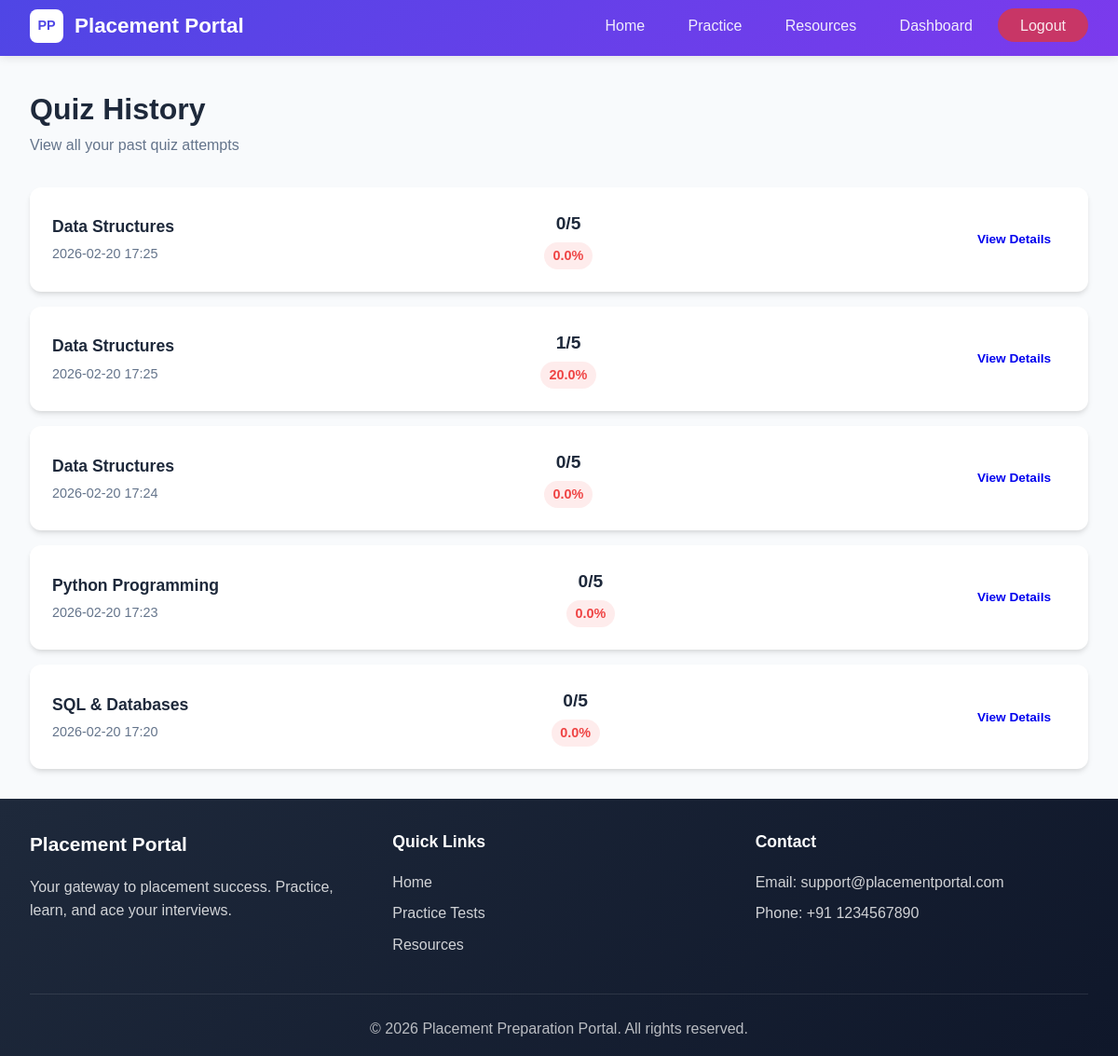
Page /quiz/history (signed in) on the committed database.
### app/models.py (models this page shows, shortened)
class Category(db.Model):
    __tablename__ = 'categories'
    id = db.Column(db.Integer, primary_key=True)
    name = db.Column(db.String(100), nullable=False)
    type = db.Column(db.String(50))  # 'aptitude' or 'technical'
    description = db.Column(db.Text)
    questions = db.relationship('Question', backref='category', lazy='dynamic',
                               cascade='all, delete-orphan')
    quiz_results = db.relationship('QuizResult', backref='category', lazy='dynamic')

class QuizResult(db.Model):
    __tablename__ = 'quiz_results'
    id = db.Column(db.Integer, primary_key=True)
    user_id = db.Column(db.Integer, db.ForeignKey('users.id'), nullable=False)
    category_id = db.Column(db.Integer, db.ForeignKey('categories.id'), nullable=False)
    score = db.Column(db.Integer)
    total_questions = db.Column(db.Integer)
    percentage = db.Column(db.Float)
    taken_at = db.Column(db.DateTime, default=datetime.utcnow)

### app/quiz/routes.py (the view)
@quiz.route('/history')
@login_required
def history():
    results = QuizResult.query.filter_by(user_id=current_user.id)\
        .order_by(QuizResult.taken_at.desc()).all()
    results_with_categories = []
    for result in results:
        category = Category.query.get(result.category_id)
        results_with_categories.append({
            'result': result,
            'category': category
        })
    return render_template('quiz/history.html', results_with_categories=results_with_categories)

### app/__init__.py (called while the page is built)
@login_manager.user_loader
def load_user(user_id):
    from app.models import User
    return User.query.get(int(user_id))

### app/templates/quiz/history.html (shortened to what this page needs)
{% extends "base.html" %}
{% block content %}
<div class="container">
    <h1>Quiz History</h1>
    <p class="subtitle">View all your past quiz attempts</p>
    {% if results_with_categories %}
    <div class="history-list">
        {% for item in results_with_categories %}
        <div class="history-card">
            <div class="history-info">
                <h3>{{ item.category.name if item.category else 'Unknown Category' }}</h3>
                <p class="history-date">{{ item.result.taken_at.strftime('%Y-%m-%d %H:%M') }}</p>
            </div>
            <div class="history-score">
                <span class="score">{{ item.result.score }}/{{ item.result.total_questions }}</span>
                <span class="percentage {{ 'high' if item.result.percentage >= 70 else 'medium' if item.result.percentage >= 50 else 'low' }}">
                    {{ item.result.percentage|round(1) }}%
                </span>
            </div>
            <a href="{{ url_for('quiz.results', result_id=item.result.id) }}" class="btn btn-small">View Details</a>
        </div>
        {% endfor %}
    </div>
    {% endif %}
</div>
{% endblock %}

### app/static/css/style.css (style rules this page uses)
:root { --primary-gradient: linear-gradient(135deg, #4f46e5 0%, #7c3aed 100%); --secondary-gradient: linear-gradient(135deg, #0d9488 0%, #14b8a6 100%); --accent-gradient: linear-gradient(135deg, #ec4899 0%, #f43f5e 100%); --dark-gradient: linear-gradient(135deg, #1e293b 0%, #0f172a 100%); --primary-color: #4f46e5; --secondary-color: #7c3aed; --accent-color: #14b8a6; --success-color: #22c55e; --danger-color: #ef4444; --warning-color: #f59e0b; --info-color: #0ea5e9; --text-dark: #1e293b; --text-light: #64748b; --white: #ffffff; --light-bg: #f8fafc; --card-shadow: 0 4px 6px -1px rgba(0, 0, 0, 0.1), 0 2px 4px -1px rgba(0, 0, 0, 0.06); --hover-shadow: 0 10px 15px -3px rgba(0, 0, 0, 0.1), 0 4px 6px -2px rgba(0, 0, 0, 0.05); --border-radius: 12px; --transition: all 0.2s ease; }
* { margin: 0; padding: 0; box-sizing: border-box; }
html { scroll-behavior: smooth; }
body { font-family: 'Poppins', sans-serif; background: var(--light-bg); color: var(--text-dark); line-height: 1.6; min-height: 100vh; }
.form-container, .container { padding-top: 2rem; padding-bottom: 2rem; }
.container { max-width: 1200px; margin: 0 auto; padding: 2rem; }
.btn { display: inline-block; padding: 0.8rem 2rem; border-radius: 50px; text-decoration: none; font-weight: 600; transition: var(--transition); cursor: pointer; border: none; font-size: 1rem; text-align: center; }
.history-list { display: flex; flex-direction: column; gap: 1rem; margin-top: 2rem; }
.history-card { background: var(--white); border-radius: var(--border-radius); box-shadow: var(--card-shadow); padding: 1.5rem; display: flex; align-items: center; justify-content: space-between; gap: 1rem; flex-wrap: wrap; }
.history-info h3 { font-size: 1.1rem; margin-bottom: 0.25rem; }
.history-date { color: var(--text-light); font-size: 0.9rem; }
.history-score { display: flex; flex-direction: column; align-items: center; gap: 0.25rem; }
.history-score .score { font-size: 1.2rem; font-weight: 700; color: var(--text-dark); }
.history-score .percentage { font-size: 0.9rem; font-weight: 600; padding: 0.2rem 0.6rem; border-radius: 20px; }
.history-score .percentage.low { background: rgba(239, 68, 68, 0.1); color: var(--danger-color); }
.btn-small { padding: 0.5rem 1rem; font-size: 0.85rem; }
.subtitle { color: var(--text-light); margin-bottom: 2rem; }

### rows in the picture
Category: category "Data Structures" "Data Structures" "Data Structures"
QuizResult: result.taken_at "2026-02-20 17:25", result.score "0", result.total_questions "5", result.percentage "0.0"
QuizResult: result.taken_at "2026-02-20 17:25", result.score "1", result.total_questions "5", result.percentage "20.0"
QuizResult: result.taken_at "2026-02-20 17:24", result.score "0", result.total_questions "5", result.percentage "0.0"
Category: category "Python Programming"
QuizResult: result.taken_at "2026-02-20 17:23", result.score "0", result.total_questions "5", result.percentage "0.0"
Category: category "SQL & Databases"
QuizResult: result.taken_at "2026-02-20 17:20", result.score "0", result.total_questions "5", result.percentage "0.0"
